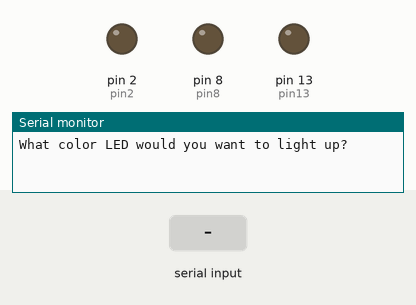
A sketch run on a simulated Arduino Uno, built with avr-gcc and run on an emulated ATmega328P. Parts: output pins drawn as LEDs (lit = HIGH), the last lines printed to the serial monitor. The test bench sets the inputs (shaded band).

Above: at 1.2 s.
1.3 s: "red" received over Serial
At 3.5 s:
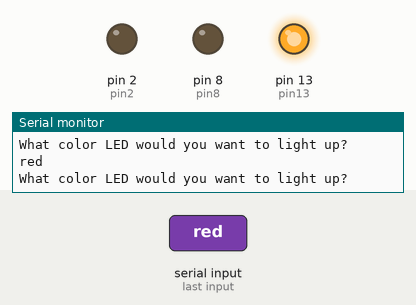
3.8 s: "green" received over Serial
At 5.5 s:
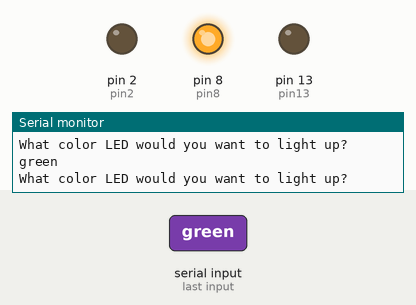
6.3 s: "blue" received over Serial
At 8.6 s:
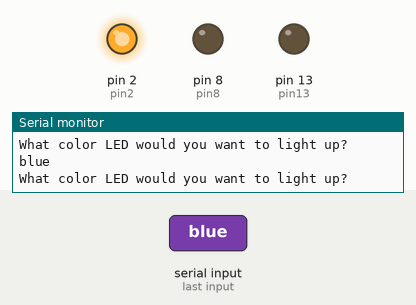
Timing chart, 0 to 10.1 s (numbered marks = the images above; inputs shaded):
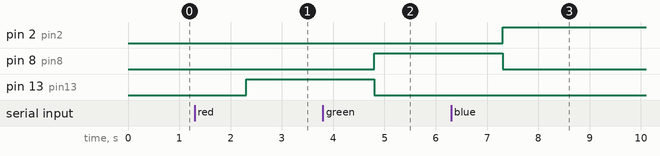

Measured:
- after the input at 1.3 s, pin 13 (pin13): LOW → HIGH after 1.0 s
- after the input at 3.8 s, pin 8 (pin8): LOW → HIGH after 1.0 s; pin 13 (pin13): HIGH → LOW after 1.0 s
- after the input at 6.3 s, pin 2 (pin2): LOW → HIGH after 1.0 s; pin 8 (pin8): HIGH → LOW after 1.0 s

The sketch:

readString_serialmonitor.ino
```cpp
String prompt = "What color LED would you want to light up? ";
int pin13 = 13;
int pin8 = 8;
int pin2 = 2;


void setup() {
  // put your setup code here, to run once:
  Serial.begin(9600);
  pinMode(pin13, OUTPUT);
  pinMode(pin8, OUTPUT);
  pinMode(pin2, OUTPUT);
}

void loop() {
  // put your main code here, to run repeatedly:
  Serial.println(prompt);

  while (Serial.available() == 0) { }

  String colorLED = Serial.readString();
  colorLED.trim();
  colorLED.toLowerCase();

  Serial.println(colorLED);
  lightup(colorLED);
}

void lightup(String colorLED) {
  digitalWrite(pin13, colorLED == "red" ? HIGH : LOW);
  digitalWrite(pin8, colorLED == "green" ? HIGH : LOW);
  digitalWrite(pin2, colorLED == "blue" ? HIGH : LOW);
}
```
